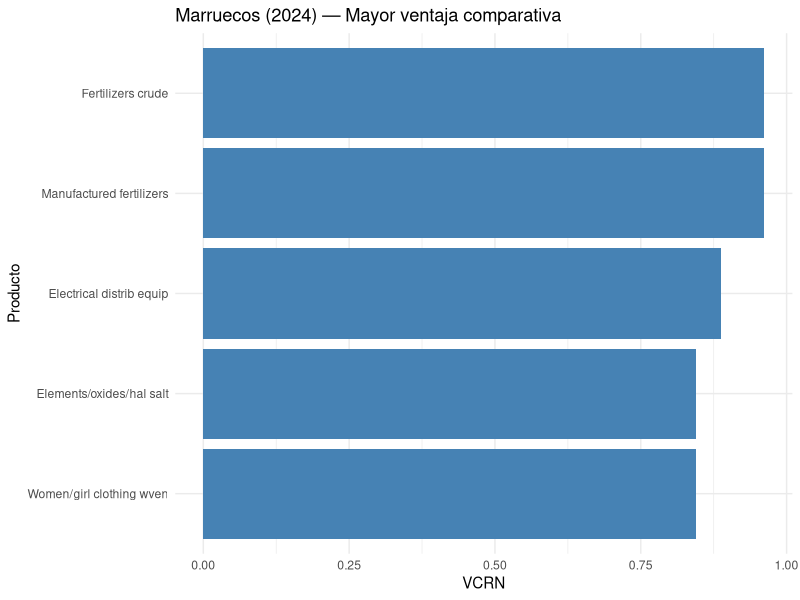
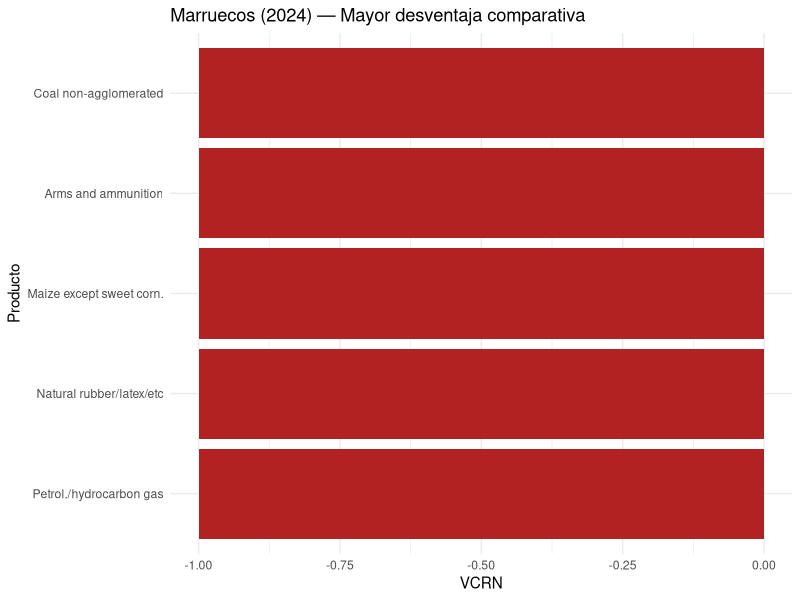
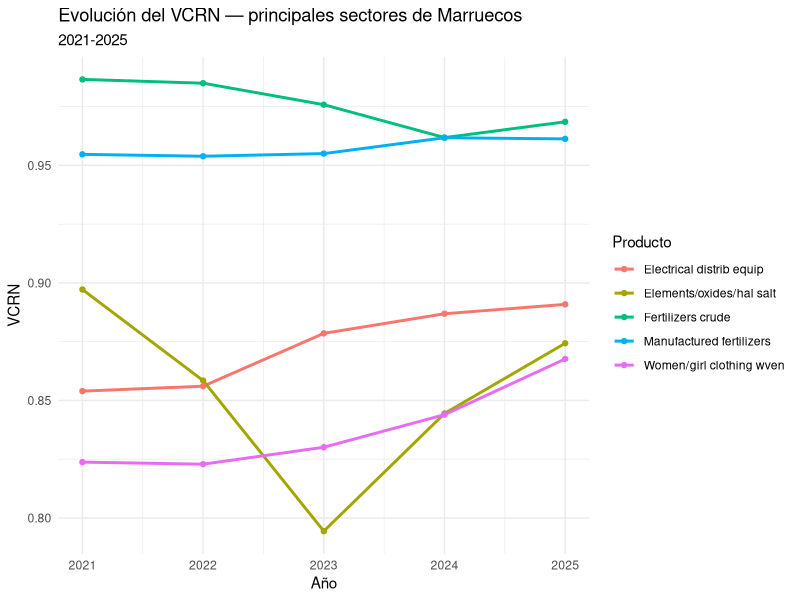
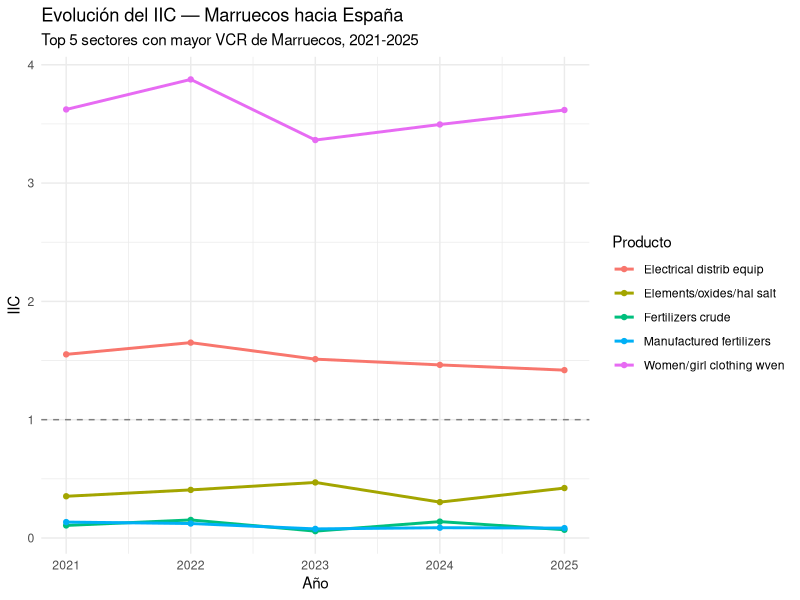
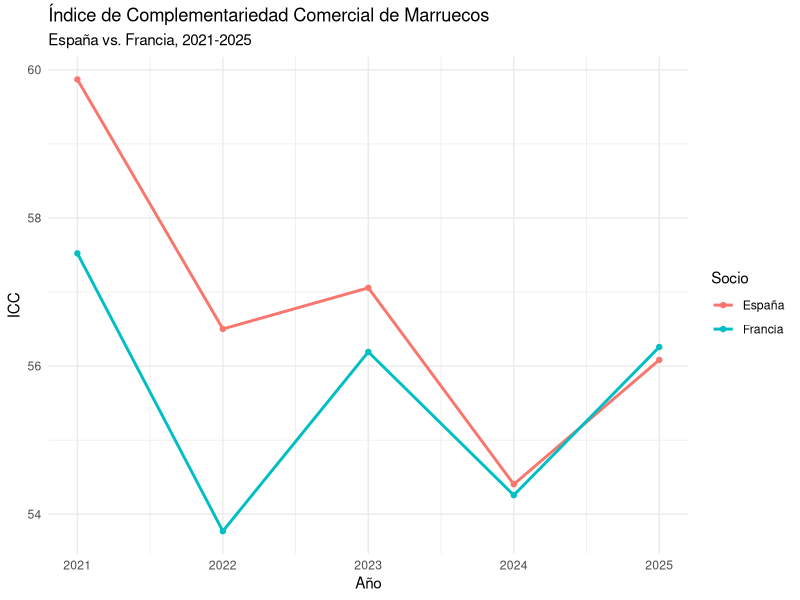
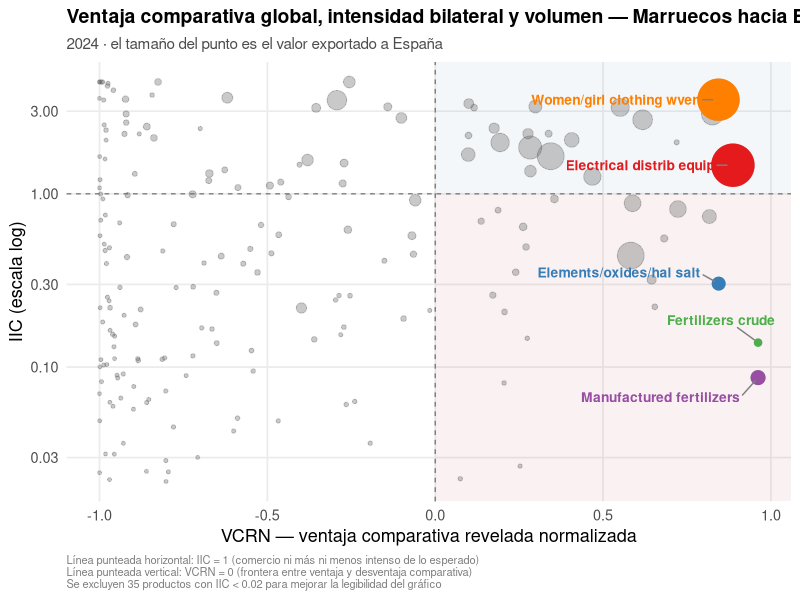
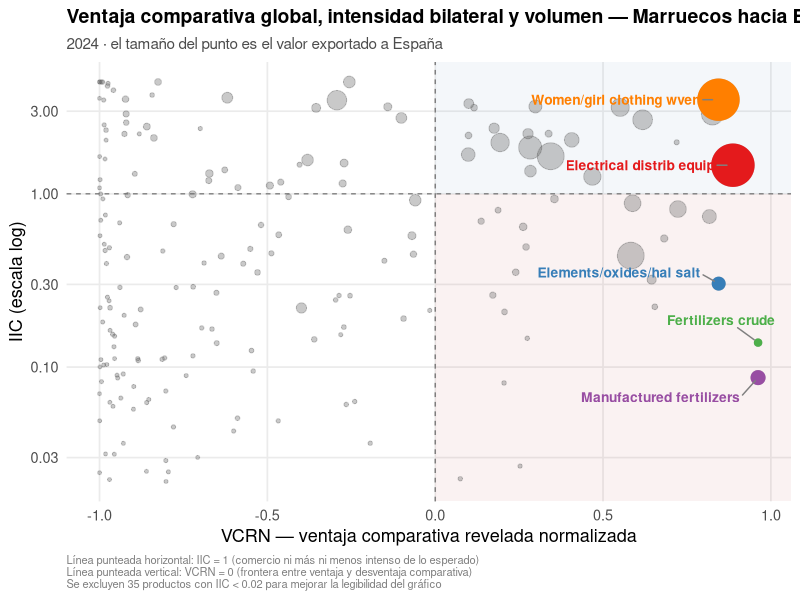
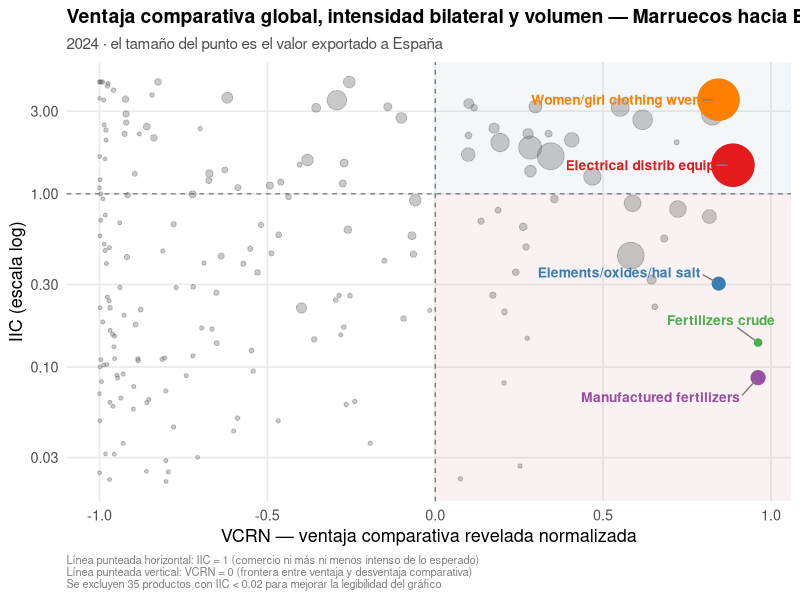

Recreate these plots in R, in order.
#===============================================================================#
# TP1 - Economía Internacional: Indicadores de Comercio - Marruecos
# VCR (Balassa), IIC (Yeats), ICC (Michaely)
#===============================================================================#

library(tidyverse)
library(haven)
library(ggrepel)

setwd("/cloud/project/bases de datos")
getwd()
#===============================================================================#
# 1) CARGA Y LIMPIEZA DE DATOS
#===============================================================================#

# Base principal: MAR como reporter, con ESP/FRA/WLD como partners
comtrade <- read_dta("MAR_ESP_FRA_WLD_full.dta")
names(comtrade) <- tolower(names(comtrade))

comtrade <- comtrade %>%
  mutate(
    cuci      = as.character(as_factor(productcode)),
    cuci_desc = as.character(as_factor(productdescription)),
    r         = as.character(as_factor(reporteriso3)),
    p         = as.character(as_factor(partneriso3)),
    flow      = as.character(as_factor(tradeflowname))
  ) %>%
  rename(value = tradevaluein1000usd) %>%
  select(r, p, flow, cuci, cuci_desc, value, year)

# Base auxiliar: WLD como reporter y partner (necesaria para el denominador del VCR)
comtrade_wld <- read_dta("WLD_WLD.dta")
names(comtrade_wld) <- tolower(names(comtrade_wld))

comtrade_wld <- comtrade_wld %>%
  mutate(
    cuci = as.character(as_factor(productcode)),
    r    = as.character(as_factor(reporteriso3)),
    p    = as.character(as_factor(partneriso3)),
    flow = as.character(as_factor(tradeflowname))
  ) %>%
  rename(value = tradevaluein1000usd) %>%
  select(r, p, flow, cuci, value, year)

# Exportaciones de MAR/ESP/FRA con share y total por reporter-partner-año
# (base de trabajo para VCR e IIC)
comtrade_exp <- comtrade |>
  filter(flow == "Export") |>
  group_by(year, r, p) |>
  mutate(total_expo = sum(value, na.rm = TRUE)) |>
  ungroup() |>
  mutate(share = value / total_expo)


#===============================================================================#
# 2) VCR - Ventajas Comparativas Reveladas (Balassa, 1965)
#===============================================================================#

# Share de Marruecos en cada producto (numerador)
vcr_aux_mar <- comtrade_exp |>
  filter(r == "MAR", p == "WLD") |>
  select(year, cuci, cuci_desc, share_mar = share)

# Share mundial de cada producto (denominador)
wld_exp <- comtrade_wld |>
  filter(flow == "Export", r == "All", p == "All") |>
  group_by(year) |>
  mutate(total_wld = sum(value, na.rm = TRUE)) |>
  ungroup() |>
  mutate(share_wld = value / total_wld) |>
  select(year, cuci, share_wld)

vcr_mar <- vcr_aux_mar |>
  left_join(wld_exp, by = c("year", "cuci")) |>
  mutate(
    vcr  = share_mar / share_wld,
    vcrn = (vcr - 1) / (vcr + 1)
  ) |>
  arrange(desc(vcr))

sum(is.na(vcr_mar$share_wld))  # chequeo de NA 

# Top 5 sectores con mayor / menor ventaja comparativa (2024)
top5_ventaja <- vcr_mar |> filter(year == 2024) |> slice_max(vcrn, n = 5)
top5_desventaja <- vcr_mar |> filter(year == 2024) |> slice_min(vcrn, n = 5)
sectores_top5 <- top5_ventaja$cuci

# --- Gráfico: top 5 ventaja vs. top 5 desventaja (2024) ---
ggplot(top5_ventaja) +
  geom_col(aes(x = reorder(cuci_desc, vcrn), y = vcrn), fill = "steelblue") +
  coord_flip() +
  labs(title = "Marruecos (2024) — Mayor ventaja comparativa",
       x = "Producto", y = "VCRN") +
  theme_minimal()

ggplot(top5_desventaja) +
  geom_col(aes(x = reorder(cuci_desc, vcrn), y = vcrn), fill = "firebrick") +
  coord_flip() +
  labs(title = "Marruecos (2024) — Mayor desventaja comparativa",
       x = "Producto", y = "VCRN") +
  theme_minimal()

# --- Gráfico: evolución del VCRN de los sectores top (2021-2025) ---
vcr_mar |>
  filter(cuci %in% sectores_top5) |>
  ggplot(aes(x = year, y = vcrn, color = cuci_desc)) +
  geom_line(linewidth = 1) +
  geom_point() +
  labs(title = "Evolución del VCRN — principales sectores de Marruecos",
       subtitle = "2021-2025",
       x = "Año", y = "VCRN", color = "Producto") +
  theme_minimal()


#===============================================================================#
# 3) IIC - Índice de Intensidad Comercial (Yeats, 1997)
#===============================================================================#

# Función: IIC de Marruecos hacia un socio, para un set de sectores, en un año dado
calcular_iic_multi <- function(socio, sectores, anio) {
  mar_soc <- comtrade_exp |>
    filter(r == "MAR", p == socio, year == anio, cuci %in% sectores) |>
    select(cuci, cuci_desc, xijk = value, xij = total_expo)
  
  mar_wld <- comtrade_exp |>
    filter(r == "MAR", p == "WLD", year == anio, cuci %in% sectores) |>
    select(cuci, xik = value, xi = total_expo)
  
  mar_soc |>
    left_join(mar_wld, by = "cuci") |>
    mutate(iic = as.numeric((xijk / xik) / (xij / xi)), year = anio) |>
    select(year, cuci, cuci_desc, iic)
}

# IIC 2024 de los 5 sectores top hacia España
iic_top5_esp <- calcular_iic_multi("ESP", sectores_top5, 2024) |> arrange(desc(iic))
iic_top5_esp

# --- Gráfico: evolución del IIC (2021-2025), top 5 sectores hacia España ---
iic_evolucion <- map_dfr(2021:2025, ~calcular_iic_multi("ESP", sectores_top5, .x))

ggplot(iic_evolucion, aes(x = year, y = iic, color = cuci_desc)) +
  geom_line(linewidth = 1) +
  geom_point() +
  geom_hline(yintercept = 1, linetype = "dashed", color = "gray50") +
  labs(title = "Evolución del IIC — Marruecos hacia España",
       subtitle = "Top 5 sectores con mayor VCR de Marruecos, 2021-2025",
       x = "Año", y = "IIC", color = "Producto") +
  theme_minimal()


#===============================================================================#
# 4) ICC - Índice de Complementariedad Comercial (Michaely, 1996)
#===============================================================================#

# --- ICC agregado (un número por socio) ---
calcular_icc <- function(socio, anio) {
  m_mar <- comtrade |>
    filter(r == "MAR", p == "WLD", flow == "Import", year == anio) |>
    mutate(m = value / sum(value, na.rm = TRUE)) |>
    select(cuci, cuci_desc, m)
  
  x_socio <- comtrade |>
    filter(r == socio, p == "WLD", flow == "Export", year == anio) |>
    mutate(x = value / sum(value, na.rm = TRUE)) |>
    select(cuci, x)
  
  tabla <- full_join(m_mar, x_socio, by = "cuci") |>
    mutate(m = replace_na(m, 0), x = replace_na(x, 0), dif_abs = abs(m - x))
  
  icc <- 100 * (1 - sum(tabla$dif_abs, na.rm = TRUE) / 2)
  list(icc = icc, detalle = tabla)
}

icc_esp_mar <- calcular_icc("ESP", 2024)
icc_esp_mar$icc

icc_fra_mar <- calcular_icc("FRA", 2024)
icc_fra_mar$icc

# Chequeos: los shares de cada lado deberían sumar ~1
sum(icc_esp_mar$detalle$m, na.rm = TRUE)
sum(icc_esp_mar$detalle$x, na.rm = TRUE)

# --- Evolución del ICC agregado, España vs. Francia (2021-2025) ---
icc_evolucion <- map_dfr(2021:2025, function(a) {
  tibble(year = a,
         icc_esp = calcular_icc("ESP", a)$icc,
         icc_fra = calcular_icc("FRA", a)$icc)
})

icc_evolucion |>
  pivot_longer(cols = c(icc_esp, icc_fra), names_to = "socio", values_to = "icc") |>
  mutate(socio = recode(socio, icc_esp = "España", icc_fra = "Francia")) |>
  ggplot(aes(x = year, y = icc, color = socio)) +
  geom_line(linewidth = 1) +
  geom_point() +
  labs(title = "Índice de Complementariedad Comercial de Marruecos",
       subtitle = "España vs. Francia, 2021-2025",
       x = "Año", y = "ICC", color = "Socio") +
  theme_minimal()

# --- ICC por producto (ranking de matching, sin la sumatoria) ---
calcular_icc_producto <- function(socio, anio) {
  m_mar <- comtrade |>
    filter(r == "MAR", p == "WLD", flow == "Import", year == anio) |>
    mutate(m = value / sum(value, na.rm = TRUE)) |>
    select(cuci, cuci_desc, m)
  
  x_socio <- comtrade |>
    filter(r == socio, p == "WLD", flow == "Export", year == anio) |>
    mutate(x = value / sum(value, na.rm = TRUE)) |>
    select(cuci, cuci_desc_x = cuci_desc, x)
  
  full_join(m_mar, x_socio, by = "cuci") |>
    mutate(
      cuci_desc = coalesce(cuci_desc, cuci_desc_x),
      m = replace_na(m, 0),
      x = replace_na(x, 0),
      icc_k = 100 * (1 - abs(m - x) / 2)
    ) |>
    select(cuci, cuci_desc, m, x, icc_k) |>
    arrange(desc(icc_k))
}

icc_prod_esp <- calcular_icc_producto("ESP", 2024)
icc_prod_fra <- calcular_icc_producto("FRA", 2024)

# Top 10 de mejor matching real (se excluyen productos marginales de ambos lados)
icc_prod_esp |> filter(m > 0.001, x > 0.001) |> arrange(desc(icc_k)) |> head(10)
icc_prod_fra |> filter(m > 0.001, x > 0.001) |> arrange(desc(icc_k)) |> head(10)


#===============================================================================#
# 5) GRÁFICO INTEGRADOR: VCR x IIC x Volumen comerciado
#===============================================================================#

# Cruce VCRN (2024) con IIC hacia España (2024), para todos los productos en común
cruce_vcr_iic <- vcr_mar |>
  filter(year == 2024) |>
  select(cuci, cuci_desc, vcrn) |>
  inner_join(
    calcular_iic_multi("ESP", unique(vcr_mar$cuci), 2024) |> select(cuci, iic),
    by = "cuci"
  ) |>
  filter(!is.na(iic), is.finite(iic), iic > 0)

# Sumamos el volumen exportado a España (tamaño de la burbuja)
cruce_vcr_iic_vol <- cruce_vcr_iic |>
  left_join(
    comtrade_exp |> filter(r == "MAR", p == "ESP", year == 2024) |> select(cuci, value),
    by = "cuci"
  ) |>
  filter(!is.na(value), value > 0)

# Se excluyen productos con IIC muy bajo (< 0.02) para mejorar la legibilidad
n_excluidos <- sum(cruce_vcr_iic_vol$iic < 0.02, na.rm = TRUE)
cruce_vcr_iic_vol_recortado <- cruce_vcr_iic_vol |> filter(iic >= 0.02)

destacados_vol <- cruce_vcr_iic_vol_recortado |>
  filter(cuci %in% c("562", "272", "842", "773", "522"))

ggplot(cruce_vcr_iic_vol_recortado, aes(x = vcrn, y = iic)) +
  annotate("rect", xmin = 0, xmax = Inf, ymin = 1, ymax = Inf,
           fill = "steelblue", alpha = 0.06) +
  annotate("rect", xmin = 0, xmax = Inf, ymin = 0, ymax = 1,
           fill = "firebrick", alpha = 0.06) +
  geom_point(aes(size = value), alpha = 0.35, color = "gray40") +
  geom_point(data = destacados_vol, aes(size = value, color = cuci_desc)) +
  geom_text_repel(
    data = destacados_vol, aes(label = cuci_desc, color = cuci_desc),
    size = 3.5, fontface = "bold", show.legend = FALSE,
    box.padding = 0.8, point.padding = 0.4,
    segment.color = "gray50", min.segment.length = 0
  ) +
  geom_hline(yintercept = 1, linetype = "dashed", color = "gray40", linewidth = 0.4) +
  geom_vline(xintercept = 0, linetype = "dashed", color = "gray40", linewidth = 0.4) +
  scale_y_log10(labels = scales::label_number(accuracy = 0.01)) +
  scale_size_continuous(range = c(1, 14),
                        labels = scales::label_number(suffix = "k US$")) +
  scale_color_brewer(palette = "Set1") +
  guides(color = "none", size = "none") +
  labs(
    title = "Ventaja comparativa global, intensidad bilateral y volumen — Marruecos hacia España",
    subtitle = "2024 · el tamaño del punto es el valor exportado a España",
    x = "VCRN — ventaja comparativa revelada normalizada",
    y = "IIC (escala log)",
    caption = paste0(
      "Línea punteada horizontal: IIC = 1 (comercio ni más ni menos intenso de lo esperado)\n",
      "Línea punteada vertical: VCRN = 0 (frontera entre ventaja y desventaja comparativa)\n",
      "Se excluyen ", n_excluidos, " productos con IIC < 0.02 para mejorar la legibilidad del gráfico"
    )
  ) +
  theme_minimal(base_size = 13) +
  theme(
    plot.title = element_text(face = "bold", size = 14),
    plot.subtitle = element_text(color = "gray30", size = 11),
    plot.caption = element_text(color = "gray50", size = 8, hjust = 0),
    panel.grid.minor = element_blank(),
    panel.grid.major = element_line(color = "gray92")
  )

ggsave("bubble_vcr_iic_espana.png", width = 11, height = 7, dpi = 300, bg = "white")

ultimo_grafico <- last_plot()

ggsave(
  filename = "bubble_iic_vcr_esp.png",
  plot = ultimo_grafico,
  width = 10, height = 6.5,
  dpi = 300,          
  bg = "white"          
)
